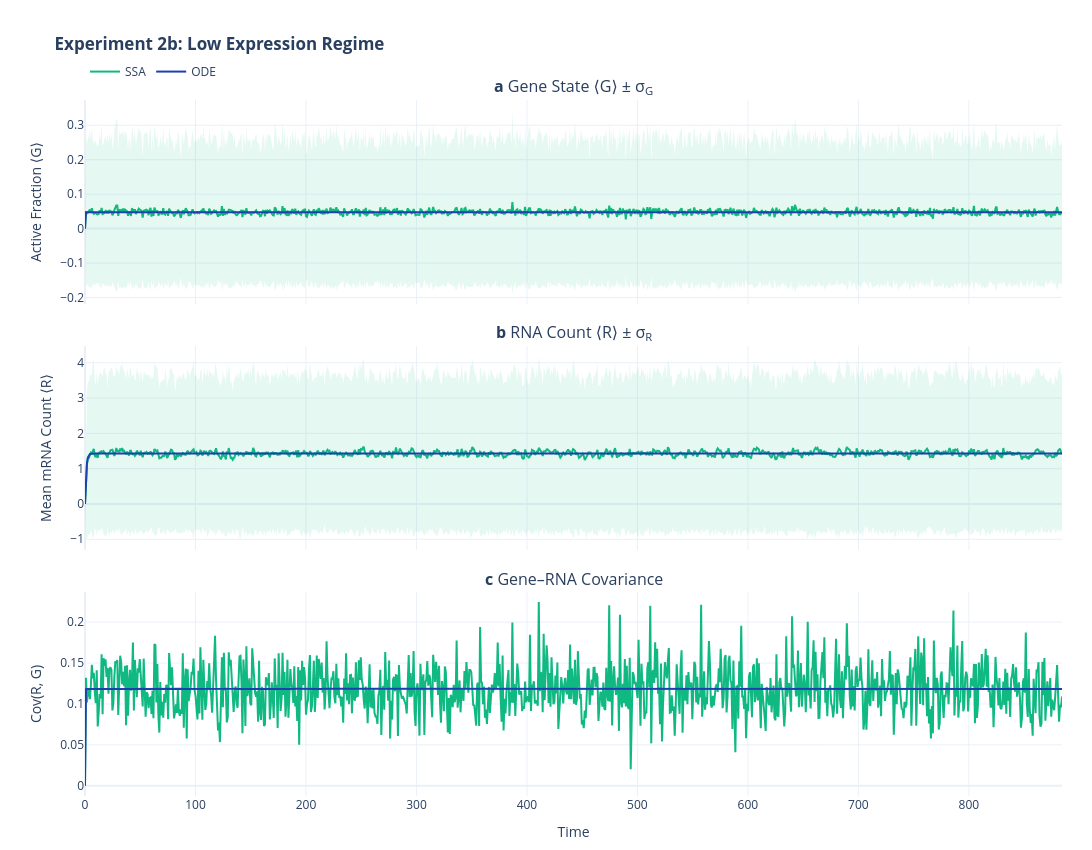

The notebook cell saved with this chart:
### Markdown cell above
**2b. Low** ($k_{\text{on}}=0.5,\; k_{\text{off}}=10,\; k_{\text{syn}}=30$)

TATA-less / Inr-less: small burst size ($k_{\text{syn}}/k_{\text{off}}\approx 3$) → few molecules;
the SSA mean should still match the ODE.

### Code cell
run_comparison(
    title="Experiment 2b: Low Expression Regime",
    k_on=0.5,
    k_off=10,
    k_syn=30,
)

### Figure 1 — Plotly figure (JSON) as saved in the notebook; plotly's stock layout.template omitted (floating-point values rounded to 4 significant figures; data arrays with more than 128 entries replaced by an {"elided": "..."} marker saying what was removed)
{"data": [{"hoverinfo": "skip", "legendgroup": "ssa", "line": {"width": 0}, "showlegend": false, "type": "scatter", "x": {"elided": "1000 float values"}, "xaxis": "x", "y": {"elided": "1000 float values"}, "yaxis": "y"}, {"fill": "tonexty", "fillcolor": "rgba(16, 185, 129, 0.10)", "hoverinfo": "skip", "legendgroup": "ssa", "line": {"width": 0}, "showlegend": false, "type": "scatter", "x": {"elided": "1000 float values"}, "xaxis": "x", "y": {"elided": "1000 float values"}, "yaxis": "y"}, {"hovertemplate": "SSA ⟨G⟩ = %{y:.3f}<extra></extra>", "legendgroup": "ssa", "line": {"color": "#10B981", "width": 2}, "name": "SSA", "showlegend": true, "type": "scatter", "x": {"elided": "1000 float values"}, "xaxis": "x", "y": {"elided": "1000 float values"}, "yaxis": "y"}, {"hovertemplate": "ODE ⟨G⟩ = %{y:.3f}<extra></extra>", "legendgroup": "ode", "line": {"color": "#1E40AF", "width": 2}, "name": "ODE", "showlegend": true, "type": "scatter", "x": {"elided": "1000 float values"}, "xaxis": "x", "y": {"elided": "1000 float values"}, "yaxis": "y"}, {"hoverinfo": "skip", "legendgroup": "ssa", "line": {"width": 0}, "showlegend": false, "type": "scatter", "x": {"elided": "1000 float values"}, "xaxis": "x2", "y": {"elided": "1000 float values"}, "yaxis": "y2"}, {"fill": "tonexty", "fillcolor": "rgba(16, 185, 129, 0.10)", "hoverinfo": "skip", "legendgroup": "ssa", "line": {"width": 0}, "showlegend": false, "type": "scatter", "x": {"elided": "1000 float values"}, "xaxis": "x2", "y": {"elided": "1000 float values"}, "yaxis": "y2"}, {"hovertemplate": "SSA ⟨R⟩ = %{y:.1f}<extra></extra>", "legendgroup": "ssa", "line": {"color": "#10B981", "width": 2}, "showlegend": false, "type": "scatter", "x": {"elided": "1000 float values"}, "xaxis": "x2", "y": {"elided": "1000 float values"}, "yaxis": "y2"}, {"hovertemplate": "ODE ⟨R⟩ = %{y:.1f}<extra></extra>", "legendgroup": "ode", "line": {"color": "#1E40AF", "width": 2}, "showlegend": false, "type": "scatter", "x": {"elided": "1000 float values"}, "xaxis": "x2", "y": {"elided": "1000 float values"}, "yaxis": "y2"}, {"hovertemplate": "SSA Cov = %{y:.3f}<extra></extra>", "legendgroup": "ssa", "line": {"color": "#10B981", "width": 2}, "showlegend": false, "type": "scatter", "x": {"elided": "1000 float values"}, "xaxis": "x3", "y": {"elided": "1000 float values"}, "yaxis": "y3"}, {"hovertemplate": "ODE Cov = %{y:.3f}<extra></extra>", "legendgroup": "ode", "line": {"color": "#1E40AF", "width": 2}, "showlegend": false, "type": "scatter", "x": {"elided": "1000 float values"}, "xaxis": "x3", "y": {"elided": "1000 float values"}, "yaxis": "y3"}], "layout": {"annotations": [{"font": {"size": 16}, "showarrow": false, "text": "<b>a</b> Gene State ⟨G⟩ ± σ<sub>G</sub>", "x": 0.5, "xanchor": "center", "xref": "paper", "y": 1.0, "yanchor": "bottom", "yref": "paper"}, {"font": {"size": 16}, "showarrow": false, "text": "<b>b</b> RNA Count ⟨R⟩ ± σ<sub>R</sub>", "x": 0.5, "xanchor": "center", "xref": "paper", "y": 0.6467, "yanchor": "bottom", "yref": "paper"}, {"font": {"size": 16}, "showarrow": false, "text": "<b>c</b> Gene–RNA Covariance", "x": 0.5, "xanchor": "center", "xref": "paper", "y": 0.2933, "yanchor": "bottom", "yref": "paper"}], "height": 850, "hovermode": "x", "legend": {"bgcolor": "rgba(255, 255, 255, 0.5)", "groupclick": "togglegroup", "orientation": "h", "x": 0, "xanchor": "left", "y": 1.02, "yanchor": "bottom"}, "margin": {"b": 50, "l": 85, "r": 30, "t": 100}, "title": {"text": "<b>Experiment 2b: Low Expression Regime</b>"}, "width": 1100, "xaxis": {"anchor": "y", "domain": [0.0, 1.0], "matches": "x3", "showticklabels": false}, "xaxis2": {"anchor": "y2", "domain": [0.0, 1.0], "matches": "x3", "showticklabels": false}, "xaxis3": {"anchor": "y3", "domain": [0.0, 1.0], "title": {"text": "Time"}}, "yaxis": {"anchor": "x", "domain": [0.7067, 1.0], "title": {"text": "Active Fraction ⟨G⟩"}}, "yaxis2": {"anchor": "x2", "domain": [0.3533, 0.6467], "title": {"text": "Mean mRNA Count ⟨R⟩"}}, "yaxis3": {"anchor": "x3", "domain": [0.0, 0.2933], "title": {"text": "Cov(R, G)"}}}}
